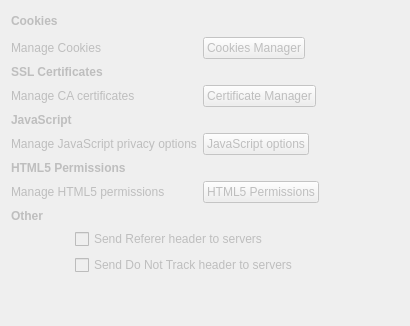
         <widget class="QWidget" name="privacyPage">
          <property name="enabled">
           <bool>false</bool>
          </property>
          <layout class="QGridLayout" name="gridLayout_12">
           <item row="24" column="1" colspan="3">
            <widget class="QCheckBox" name="sendReferer">
             <property name="text">
              <string>Send Referer header to servers</string>
             </property>
            </widget>
           </item>
           <item row="8" column="0" colspan="3">
            <widget class="QLabel" name="label_12">
             <property name="text">
              <string>&lt;b&gt;Cookies&lt;/b&gt;</string>
             </property>
            </widget>
           </item>
           <item row="25" column="1" colspan="3">
            <widget class="QCheckBox" name="doNotTrack">
             <property name="text">
              <string>Send Do Not Track header to servers</string>
             </property>
            </widget>
           </item>
           <item row="22" column="0" colspan="4">
            <widget class="QLabel" name="label_50">
             <property name="text">
              <string>&lt;b&gt;Other&lt;/b&gt;</string>
             </property>
            </widget>
           </item>
           <item row="16" column="0" colspan="3">
            <widget class="QLabel" name="label_49">
             <property name="text">
              <string>Manage CA certificates</string>
             </property>
             <property name="wordWrap">
              <bool>true</bool>
             </property>
            </widget>
           </item>
           <item row="30" column="0" colspan="4">
            <spacer name="verticalSpacer_3">
             <property name="orientation">
              <enum>Qt::Vertical</enum>
             </property>
             <property name="sizeHint" stdset="0">
              <size>
               <width>20</width>
               <height>40</height>
              </size>
             </property>
            </spacer>
           </item>
           <item row="16" column="3">
            <widget class="QPushButton" name="sslManagerButton">
             <property name="sizePolicy">
              <sizepolicy hsizetype="Fixed" vsizetype="Fixed">
               <horstretch>0</horstretch>
               <verstretch>0</verstretch>
              </sizepolicy>
             </property>
             <property name="text">
              <string>Certificate Manager</string>
             </property>
            </widget>
           </item>
           <item row="14" column="0" colspan="4">
            <widget class="QLabel" name="label_48">
             <property name="text">
              <string>&lt;b&gt;SSL Certificates&lt;/b&gt;</string>
             </property>
            </widget>
           </item>
           <item row="17" column="0" colspan="4">
            <widget class="QLabel" name="label_61">
             <property name="mouseTracking">
              <bool>true</bool>
             </property>
             <property name="text">
              <string>&lt;b&gt;JavaScript&lt;/b&gt;</string>
             </property>
            </widget>
           </item>
           <item row="18" column="0" colspan="3">
            <widget class="QLabel" name="label_25">
             <property name="mouseTracking">
              <bool>false</bool>
             </property>
             <property name="text">
              <string>Manage JavaScript privacy options</string>
             </property>
            </widget>
           </item>
           <item row="18" column="3">
            <widget class="QPushButton" name="jsOptionsButton">
             <property name="sizePolicy">
              <sizepolicy hsizetype="Fixed" vsizetype="Fixed">
               <horstretch>0</horstretch>
               <verstretch>0</verstretch>
              </sizepolicy>
             </property>
             <property name="text">
              <string>JavaScript options</string>
             </property>
            </widget>
           </item>
           <item row="12" column="3">
            <widget class="QPushButton" name="cookieManagerBut">
             <property name="sizePolicy">
              <sizepolicy hsizetype="Fixed" vsizetype="Fixed">
               <horstretch>0</horstretch>
               <verstretch>0</verstretch>
              </sizepolicy>
             </property>
             <property name="text">
              <string>Cookies Manager</string>
             </property>
            </widget>
           </item>
           <item row="24" column="0">
            <spacer name="horizontalSpacer_20">
             <property name="orientation">
              <enum>Qt::Horizontal</enum>
             </property>
             <property name="sizeType">
              <enum>QSizePolicy::Fixed</enum>
             </property>
             <property name="sizeHint" stdset="0">
              <size>
               <width>20</width>
               <height>20</height>
              </size>
             </property>
            </spacer>
           </item>
           <item row="12" column="0" colspan="3">
            <widget class="QLabel" name="label_19">
             <property name="text">
              <string>Manage Cookies</string>
             </property>
            </widget>
           </item>
           <item row="8" column="3">
            <spacer name="horizontalSpacer_22">
             <property name="orientation">
              <enum>Qt::Horizontal</enum>
             </property>
             <property name="sizeHint" stdset="0">
              <size>
               <width>40</width>
               <height>20</height>
              </size>
             </property>
            </spacer>
           </item>
           <item row="20" column="0" colspan="4">
            <widget class="QLabel" name="label_62">
             <property name="text">
              <string>&lt;b&gt;HTML5 Permissions&lt;/b&gt;</string>
             </property>
            </widget>
           </item>
           <item row="21" column="0" colspan="3">
            <widget class="QLabel" name="label_63">
             <property name="text">
              <string>Manage HTML5 permissions</string>
             </property>
            </widget>
           </item>
           <item row="21" column="3">
            <widget class="QPushButton" name="html5permissions">
             <property name="sizePolicy">
              <sizepolicy hsizetype="Fixed" vsizetype="Fixed">
               <horstretch>0</horstretch>
               <verstretch>0</verstretch>
              </sizepolicy>
             </property>
             <property name="text">
              <string>HTML5 Permissions</string>
             </property>
            </widget>
           </item>
          </layout>
         </widget>
